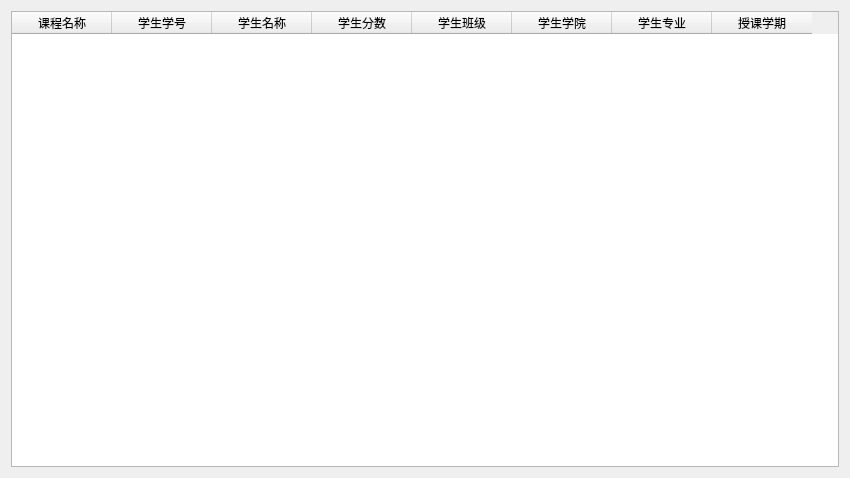
<?xml version="1.0" encoding="UTF-8"?>
<ui version="4.0">
 <class>teaManageScore</class>
 <widget class="QWidget" name="teaManageScore">
  <property name="geometry">
   <rect>
    <x>0</x>
    <y>0</y>
    <width>850</width>
    <height>478</height>
   </rect>
  </property>
  <property name="minimumSize">
   <size>
    <width>850</width>
    <height>0</height>
   </size>
  </property>
  <property name="maximumSize">
   <size>
    <width>850</width>
    <height>480</height>
   </size>
  </property>
  <property name="windowTitle">
   <string>Form</string>
  </property>
  <property name="styleSheet">
   <string notr="true">border-image: url(:/img/bg.jpg);</string>
  </property>
  <layout class="QVBoxLayout" name="verticalLayout">
   <item>
    <widget class="QTableWidget" name="tableWidget">
     <column>
      <property name="text">
       <string>课程名称</string>
      </property>
     </column>
     <column>
      <property name="text">
       <string>学生学号</string>
      </property>
     </column>
     <column>
      <property name="text">
       <string>学生名称</string>
      </property>
     </column>
     <column>
      <property name="text">
       <string>学生分数</string>
      </property>
     </column>
     <column>
      <property name="text">
       <string>学生班级</string>
      </property>
     </column>
     <column>
      <property name="text">
       <string>学生学院</string>
      </property>
     </column>
     <column>
      <property name="text">
       <string>学生专业</string>
      </property>
     </column>
     <column>
      <property name="text">
       <string>授课学期</string>
      </property>
     </column>
    </widget>
   </item>
  </layout>
 </widget>
 <resources/>
 <connections/>
</ui>
